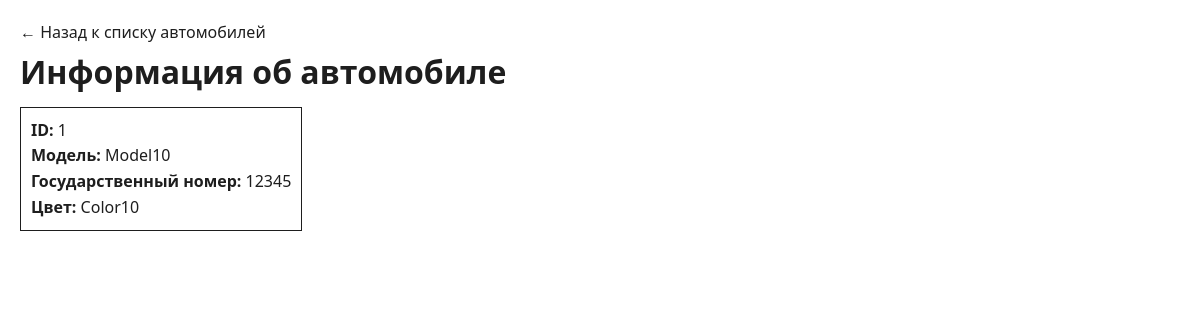
/car/1/, run on the app's committed database.
### project_first_app/models.py (models this page shows, shortened)
class Car(models.Model):
    car_id = models.AutoField(primary_key=True)
    license_plate = models.CharField(max_length=15)
    model = models.CharField(max_length=20)
    color = models.CharField(max_length=30, null=True, blank=True)

### project_first_app/views.py (the view)
# urls.py: path('car/<int:car_id>/', views.CarDetailView.as_view(), name='car_detail'),
class CarDetailView(DetailView):
    model = Car
    template_name = 'cars/car_detail.html'
    context_object_name = 'car'
    pk_url_kwarg = 'car_id'

### templates/cars/car_detail.html (shortened to what this page needs)
{% load static %}
<!DOCTYPE html>
<html lang="ru">
<head>
    <link rel="stylesheet" href="{% static 'css/styles.css'%}" type="text/css">
</head>
<body>
    <a href="{% url 'cars_list' %}" class="back-button">← Назад к списку автомобилей</a>
    <h1>Информация об автомобиле</h1>
    <div class="detail-card">
        <p><strong>ID:</strong> {{ car.car_id }}</p>
        <p><strong>Модель:</strong> {{ car.model }}</p>
        <p><strong>Государственный номер:</strong> {{ car.license_plate }}</p>
        <p><strong>Цвет:</strong> {{ car.color|default:"Не указан" }}</p>
    </div>
</body>
</html>

### static/css/styles.css (style rules this page uses)
:root { --background-color: rgb(255, 255, 255); --grey: rgb(225, 225, 225); --black: rgb(30, 30, 30); --light-blue: rgb(183, 182, 255); --blue: rgb(0, 0, 126); --red: rgb(182, 0, 0); --light-red: rgb(255, 200, 200); }
* { margin: 0; padding: 0; box-sizing: border-box; }
body { font-family: 'Segoe UI', Tahoma, Geneva, Verdana, sans-serif; line-height: 1.6; color: var(--black); background-color: var(--background-color); padding: 20px; max-width: 1200px; margin: 0 auto; }
.back-button { text-decoration: none; color: var(--black); font-weight: 500; }
.detail-card { display: inline-block; border: 1px solid var(--black); padding: 10px; margin-top: 10px; }

### data on the page
Car: car_id "1", model "Model10", license_plate "12345", color "Color10"
